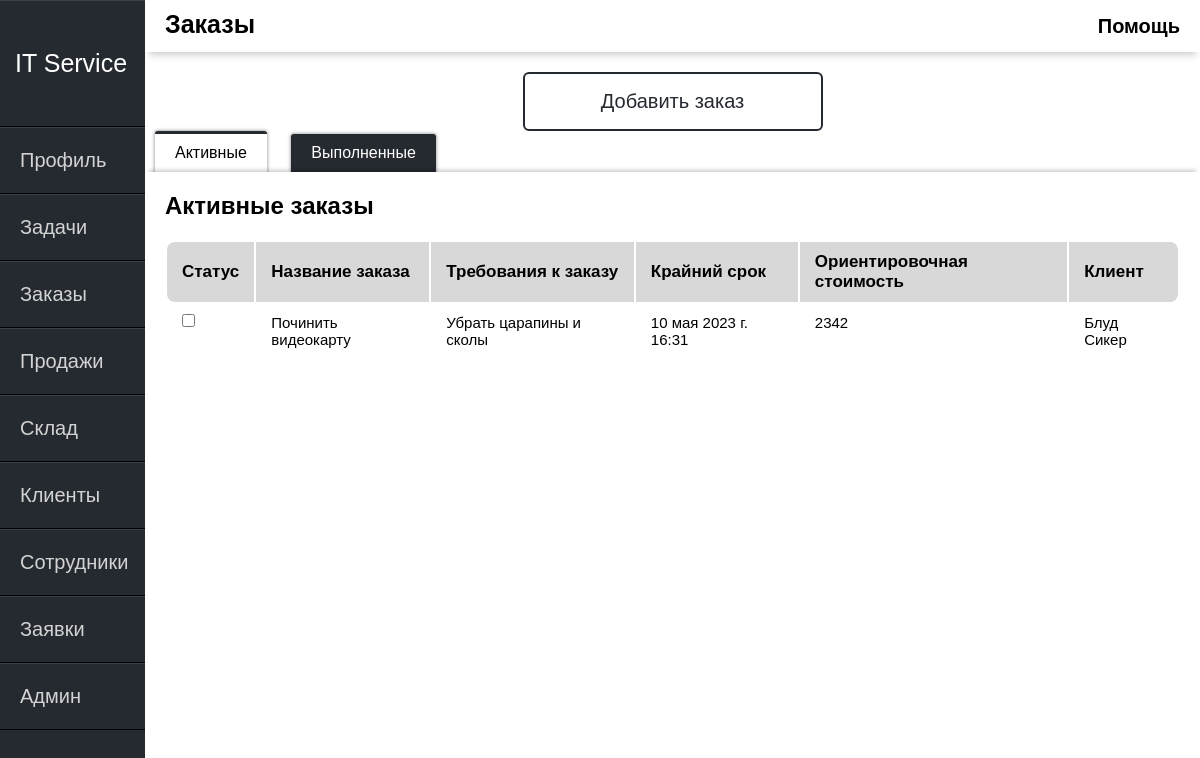
The page /orders/ (signed in) on the database as committed earlier.
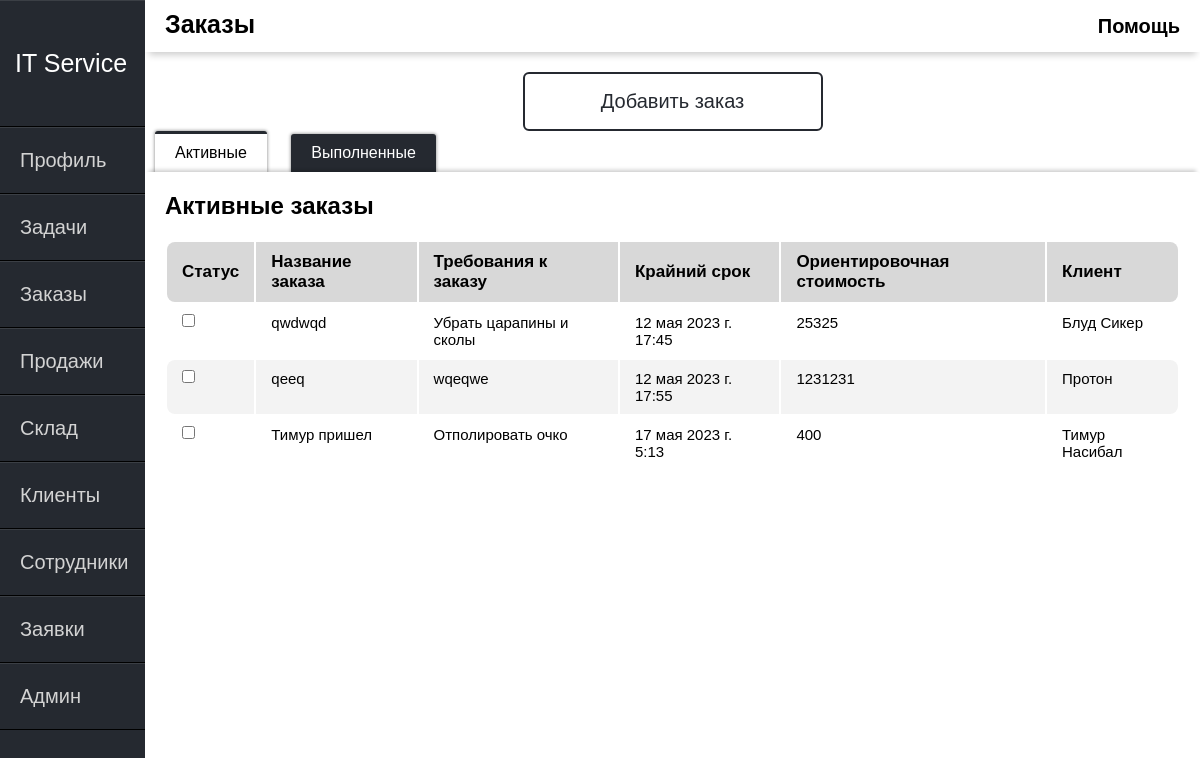
The same page on the database as committed later.
### itservice/models.py (models this page shows, shortened)
class orders(models.Model):
    order_name = models.CharField(max_length=50, verbose_name="Название заказа")
    order_description = models.CharField(max_length=1000, verbose_name="Требования к заказу")
    order_time = models.DateTimeField(default=datetime.now, verbose_name="Крайний срок")
    order_price = models.IntegerField(verbose_name="Ориентировочная стоимость")
    order_client = models.ForeignKey(client, on_delete=models.PROTECT, verbose_name="Клиент")
    order_active = models.BooleanField(default=True, verbose_name="Активна")

class client(models.Model):
    Type = (
        ('Компания', 'Компания'),
        ('Физ.Лицо', 'Физ.Лицо')
    )
    Found = (
        ('Знакомые', 'Знакомые'),
        ('Интернет', 'Интернет'),
        ('Реклама', 'Реклама')
    )
    client_type = models.CharField(max_length=15, choices=Type,
                                   default='Физ.лицо', verbose_name="Тип клиента")
    client_name = models.CharField(max_length=50, verbose_name="Имя клиента")
    client_phone = models.CharField(max_length=40, verbose_name="Номер телефона")
    client_email = models.CharField(max_length=100, verbose_name="Email")
    client_address = models.CharField(max_length=50, verbose_name="Адрес")
    client_found = models.CharField(max_length=15, choices=Found, default='Знакомые',
                                    verbose_name="Откуда клиент узнал о нас?")
    def __str__(self):
        return self.client_name

### itservice/views.py (the view)
# urls.py: path('orders/', views.Orders, name="orders"),
def Orders(request):
    if request.method == 'POST':
        form_order = AddOrdersFrom(request.POST)
        if form_order.is_valid():
            form_order.save()
            return redirect('orders')
    else:
        form_order = AddOrdersFrom()
    order = orders.objects.all()
    return render(request, 'itservice/orders.html', {'order': order, 'form': form_order})

### itservice/forms.py
class AddOrdersFrom(forms.ModelForm):
    class Meta:
        model = orders
        fields = "__all__"

### itservice/templates/itservice/orders.html (shortened to what this page needs)
{% extends 'itservice/main.html' %}
{% block content %}
<div class="header-name">
    Заказы
</div>
<div class="help">
    <span class="tooltip" data-title="Это страница рабочих заказов.
    Вы можете менять их статус или добавлять новые.">Помощь</span>
 </div>
{% endblock %}
{% block content1 %}
<div class="main-window">
  {% if user.user_role == 'Администратор' or user.user_role == 'Менеджер' %}
  <button class="btn" id="open">Добавить заказ</button>
  {% else %}
  <div class="order_"></div>
  {%endif%}
<div class="warpper">
  <div class="tabs">
    <label class="tab" id="one-tab" for="one">Активные</label>
    <label class="tab" id="two-tab" for="two">Выполненные</label>
  </div>
  <div class="panels">
    <div class="panel" id="one-panel">
      <div class="panel-title">Активные заказы</div>
      <div class="table-wrap">
        <table class="table">
          <thead>
          <tr>
            <th>Статус</th>
            <th>Название заказа</th>
            <th>Требования к заказу</th>
            <th>Крайний срок</th>
            <th>Ориентировочная стоимость</th>
            <th>Клиент</th>
          </tr>
          </thead>
          <tbody>
          {% for o in order%}
          {% if o.order_active == 1 %}
          <tr>
            <td>{% if o.order_active %}
              <input type="checkbox" onclick="Change_order_status({{o.id}})"/>
              {% else%}
              <input type="checkbox" onclick="Change_order_status({{o.id}})" checked/>
              {%endif%}</td>
            <td>{{o.order_name}}</td>
            <td>{{o.order_description}}</td>
            <td>{{o.order_time}}</td>
            <td>{{o.order_price}}</td>
            <td>{{o.order_client}}</td>
          </tr>
          {% endif %}
          {% endfor %}
          </tbody>
        </table>
      </div>
    </div>
  </div>
</div>
</div>
{% endblock %}

Rows that differ between the two databases and show on the page:
no longer on this page (row edited): orders: order_name "Починить видеокарту", order_description "Убрать царапины и сколы", order_time "10 мая 2023 г. 16:31", order_price "2342", order_client "Блуд Сикер"
now on this page (row edited): orders: order_name "qwdwqd", order_description "Убрать царапины и сколы", order_time "12 мая 2023 г. 17:45", order_price "25325", order_client "Блуд Сикер"
now on this page (row edited): orders: order_name "qeeq", order_description "wqeqwe", order_time "12 мая 2023 г. 17:55", order_price "1231231", order_client "Протон"
added orders: order_name "Тимур пришел", order_description "Отполировать очко", order_time "17 мая 2023 г. 5:13", order_price "400", order_client "Тимур Насибал"
